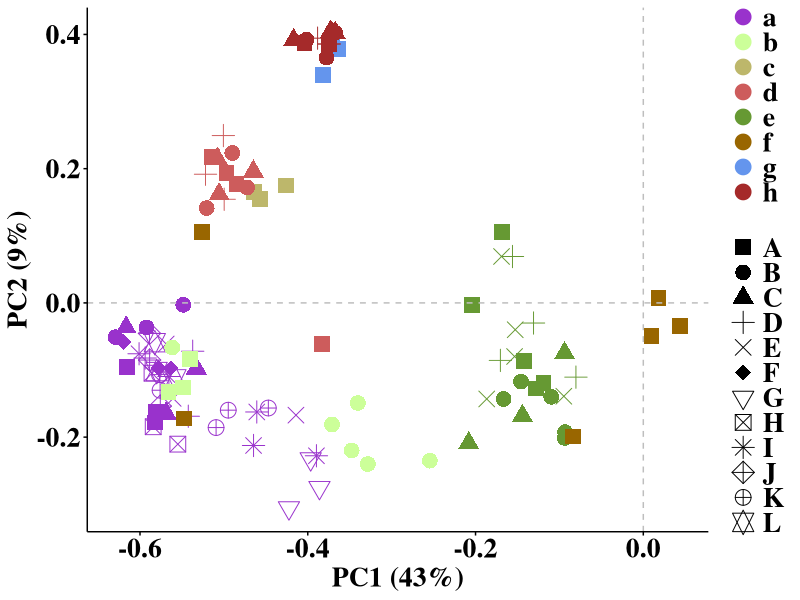
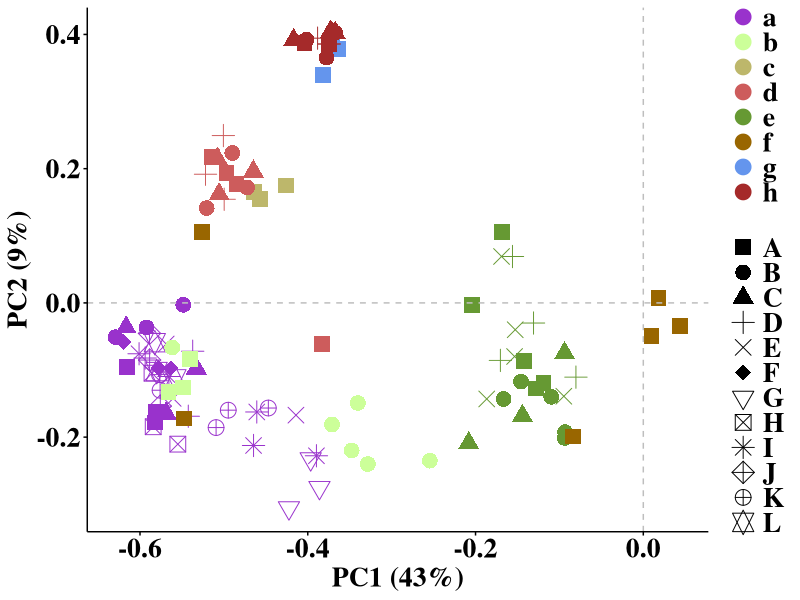
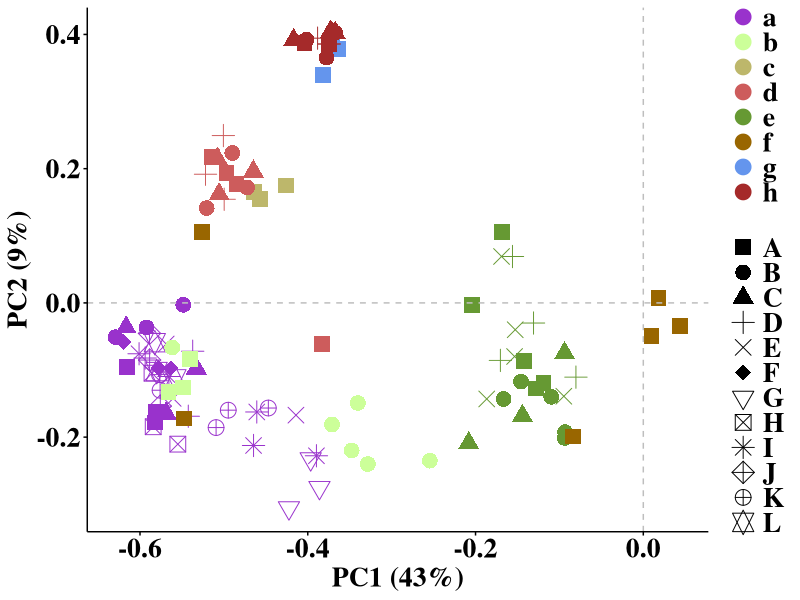

Reproduce these figures in R, in order.
## ---- chunk 1
library(vegan)
library(ggpubr)

# Read the Biolog data table
x = read.table(file="Figure 4/Carbon source utilization_PCA/biolog.txt", sep="\t", header=TRUE, row.names=1)

# Perform redundancy analysis (RDA), or optionally principal components analysis (PCA)
x.pca = rda(x)
x.pca
outputpca = summary(x.pca)

# Display the structure of the PCA result list
str(outputpca)

# Extract species scores
a = outputpca$species ; a

# Extract explained variance (importance of components)
b = outputpca$cont$importance ; b

# Create output directory if it doesn't exist
if (!dir.exists("output")) {
  dir.create("output")
}

# Save species scores and explained variance to files
write.table(a, file="output/PCA_site.txt", sep="\t", col.names = NA)
write.table(b, file="output/PCA_evale.txt", sep="\t", col.names = NA)

# Save the full PCA summary output to a text file
sink("output/PCA.txt")
outputpca
sink()

# Manually assign groups for different treatments to enable grouping and coloring in plots
# The grouped file should be prepared in advance
y = read.table("Figure 4/Carbon source utilization_PCA/PCA_site_group.txt", header = TRUE, row.names = 1)
head(y)

# Load plotting libraries
library(ggplot2)
library(ggpubr)

# Extract and round variance explained by PC1 and PC2
pc1 = round(b[2,1], 2); pc1
pc2 = round(b[2,2], 2); pc2

# Set up plot theme
plot.theme = theme(
  plot.title = element_text(size=20, color="black", family="serif", face="bold", vjust=0.5, hjust=0.5),
  axis.line = element_line(size=0.5, colour="black"),
  axis.ticks = element_line(color="black"),
  axis.text = element_text(size=20, color="black", family="serif", face="bold", vjust=0.5, hjust=0.5),
  axis.title = element_text(size=20, color="black", family="serif", face="bold", vjust=0.5, hjust=0.5),
  legend.position = "right",
  legend.background = element_blank(),
  legend.key = element_blank(),
  legend.text = element_text(colour='black', size=20, family="serif", face='bold'),
  legend.title = element_blank(),
  panel.background = element_blank(),
  panel.grid.major = element_blank(),
  panel.grid.minor = element_blank()
)

# Plot PCA result
p <- ggplot(y, aes(PC1, PC2, colour = group1)) +
  geom_point(aes(shape = group2), size = 5) +
  scale_shape_manual(values = c(15, 16, 17, 3, 4, 18, 25, 7, 8, 9, 10, 11)) + # Customize point shapes
  scale_color_manual(values = c("#9932CC", "#CCFF99", "#BDB76B", "#CD5C5C", "#669933", 
                                "#996600", "#6495ED", "#A52A2A")) +
  geom_hline(yintercept = 0, linetype = 2, color = "grey", size = 0.5) +
  geom_vline(xintercept = 0, linetype = 2, color = "grey", size = 0.5) +
  labs(x = paste("PC1 (", pc1*100, "%)", sep = ""),
       y = paste("PC2 (", pc2*100, "%)", sep = "")) +
  plot.theme

# Display the plot
print(p)

# Save the plot to output folder
ggsave("output/biolog_PCA.pdf", plot = p, width = 10, height = 8)
ggsave("output/biolog_PCA.png", plot = p, width = 10, height = 8, dpi = 300)
